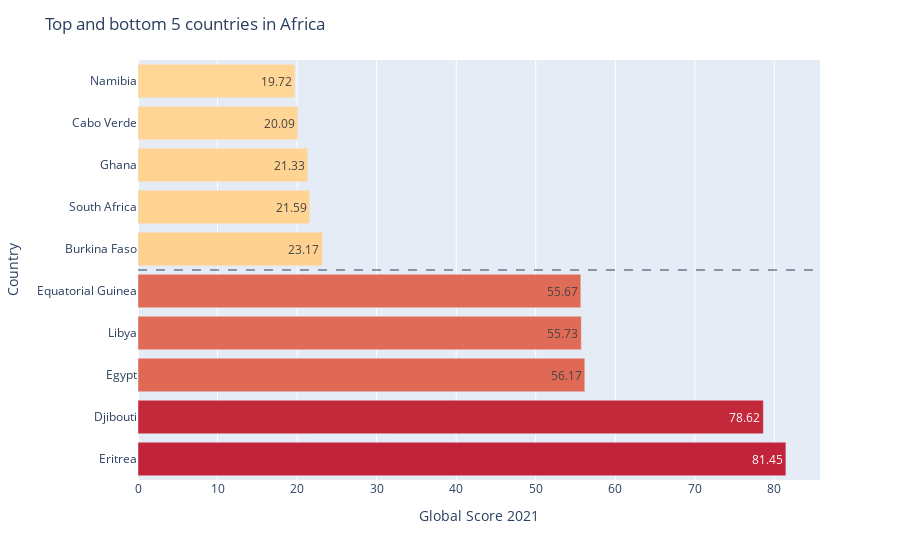

Source (notebook cell):
### Code cell
df=combined.loc[combined['Continent_Name']=='Africa',:].sort_values(by='Global Score 2021',ascending=False)

df=pd.concat([pd.DataFrame(df.head(5)),pd.DataFrame(df.tail(5))])

fig=px.bar(y=df['Country Name'],
       x=df['Global Score 2021'],
       orientation='h',
       text=df['Global Score 2021'],
       color=df['Global Score 2021'],
       color_continuous_scale=color_scale,
       range_color=[0,100])
fig.update_layout(
    title="Top and bottom 5 countries in Africa",
    xaxis_title="Global Score 2021",
    yaxis_title="Country",
    coloraxis_showscale=False
)
fig.add_hline(y=4.5, line_width=1, line_dash="dash")

### Figure 1 — Plotly figure (JSON) as saved in the notebook; plotly's stock layout.template omitted (floating-point values rounded to 4 significant figures)
{"data": [{"alignmentgroup": "True", "hovertemplate": "x=%{x}<br>y=%{y}<br>text=%{text}<br>color=%{marker.color}<extra></extra>", "legendgroup": "", "marker": {"color": [81.45, 78.62, 56.17, 55.73, 55.67, 23.17, 21.59, 21.33, 20.09, 19.72], "coloraxis": "coloraxis"}, "name": "", "offsetgroup": "", "orientation": "h", "showlegend": false, "text": [81.45, 78.62, 56.17, 55.73, 55.67, 23.17, 21.59, 21.33, 20.09, 19.72], "textposition": "auto", "type": "bar", "x": [81.45, 78.62, 56.17, 55.73, 55.67, 23.17, 21.59, 21.33, 20.09, 19.72], "xaxis": "x", "y": ["Eritrea", "Djibouti", "Egypt", "Libya", "Equatorial Guinea", "Burkina Faso", "South Africa", "Ghana", "Cabo Verde", "Namibia"], "yaxis": "y"}], "layout": {"barmode": "relative", "coloraxis": {"cmax": 100, "cmin": 0, "colorbar": {"title": {"text": "color"}}, "colorscale": [[0, "#fff0ad"], [0.3333, "#ffc485"], [0.6667, "#d13f3f"], [1, "#ad0034"]], "showscale": false}, "legend": {"tracegroupgap": 0}, "margin": {"t": 60}, "shapes": [{"line": {"dash": "dash", "width": 1}, "type": "line", "x0": 0, "x1": 1, "xref": "x domain", "y0": 4.5, "y1": 4.5, "yref": "y"}], "title": {"text": "Top and bottom 5 countries in Africa"}, "xaxis": {"anchor": "y", "domain": [0, 1], "title": {"text": "Global Score 2021"}}, "yaxis": {"anchor": "x", "domain": [0, 1], "title": {"text": "Country"}}}}
